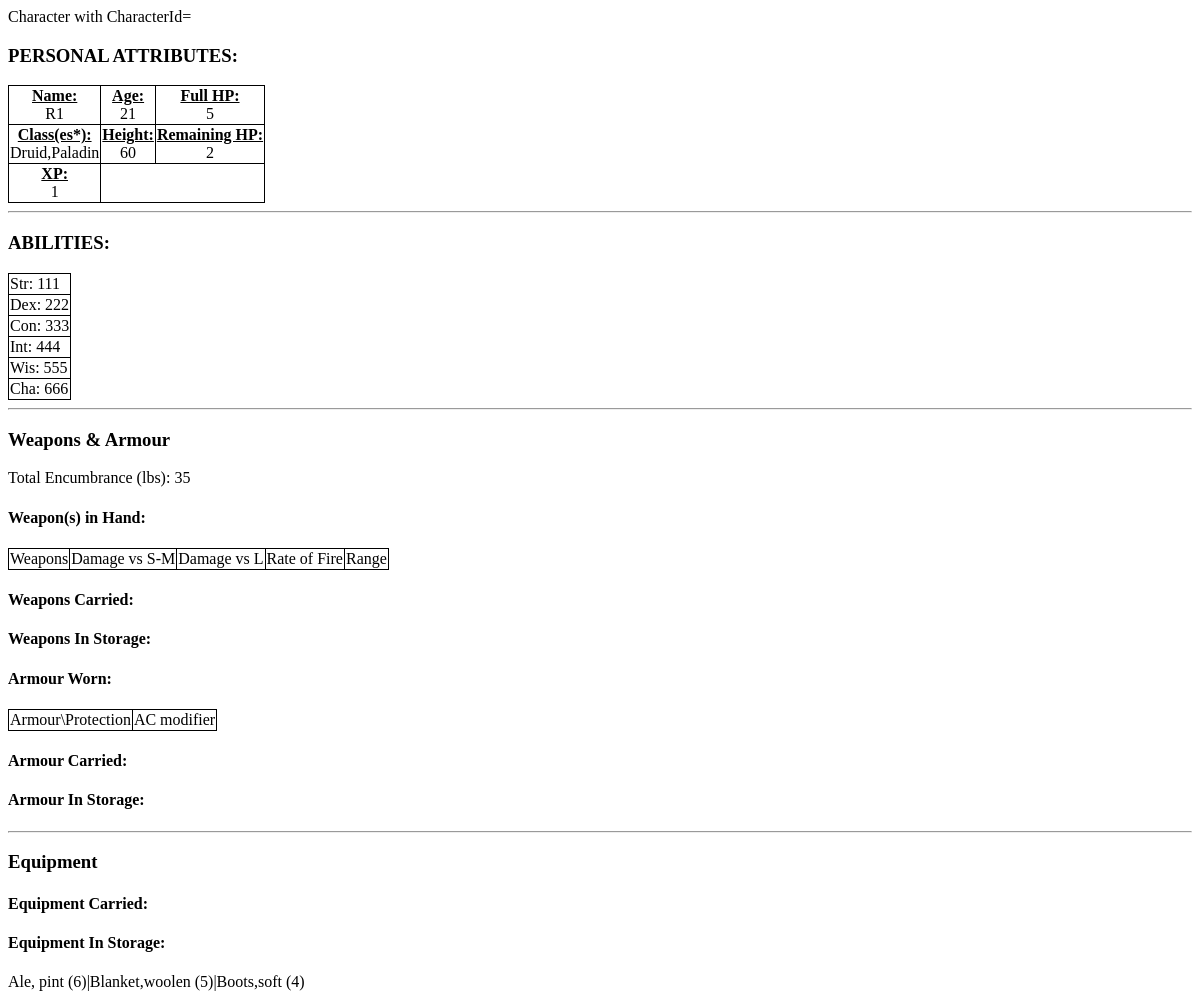
/osric_character_tools/charactersheet.php?CharacterId=45, run on the app's committed database.
### tables this page shows
CREATE TABLE IF NOT EXISTS `characters` (
  `CharacterName` varchar(255) NOT NULL,
  `CharacterGender` int(11) NOT NULL,
  `CharacterAge` float NOT NULL,
  `CharacterHeight` float NOT NULL,
  `CharacterWeight` float NOT NULL,
  `CharacterId` bigint(20) unsigned NOT NULL AUTO_INCREMENT,
  `CharacterAlignment` int(11) NOT NULL,
  `RaceId` bigint(20) NOT NULL,
  PRIMARY KEY (`CharacterId`)
);

CREATE TABLE IF NOT EXISTS `character_status` (
  `CharacterId` bigint(20) NOT NULL,
  `CharacterStatusArmorClass` int(11) NOT NULL,
  `CharacterStatusExperiencePoints` int(11) NOT NULL,
  `CharacterStatusLevel` int(11) NOT NULL,
  `CharacterStatusFullHitPoints` int(11) NOT NULL,
  `CharacterStatusRemainingHitPoints` int(11) NOT NULL
);

CREATE TABLE IF NOT EXISTS `character_classes` (
  `CharacterId` bigint(20) NOT NULL,
  `ClassId` bigint(20) NOT NULL
);

CREATE TABLE IF NOT EXISTS `classes` (
  `ClassId` bigint(20) NOT NULL AUTO_INCREMENT,
  `ClassName` varchar(64) NOT NULL,
  PRIMARY KEY (`ClassId`)
);

CREATE TABLE IF NOT EXISTS `character_abilities` (
  `CharacterId` bigint(20) NOT NULL,
  `AbilityId` bigint(20) NOT NULL,
  `Value` float NOT NULL
);

CREATE TABLE IF NOT EXISTS `abilities` (
  `AbilityId` bigint(20) NOT NULL AUTO_INCREMENT,
  `AbilityLongName` varchar(32) NOT NULL,
  `AbilityShortName` varchar(8) NOT NULL,
  PRIMARY KEY (`AbilityId`)
);

CREATE TABLE IF NOT EXISTS `character_items` (
  `CharacterItemId` bigint(20) NOT NULL AUTO_INCREMENT,
  `CharacterId` bigint(20) NOT NULL,
  `ItemId` bigint(20) NOT NULL,
  `Quantity` int(11) NOT NULL,
  `ItemStatusId` int(11) NOT NULL DEFAULT '1',
  PRIMARY KEY (`CharacterItemId`)
);

CREATE TABLE IF NOT EXISTS `items` (
  `ItemName` varchar(64) DEFAULT NULL,
  `ItemEncumbrance` float NOT NULL,
  `ItemCost` float NOT NULL,
  `ItemId` bigint(20) unsigned NOT NULL AUTO_INCREMENT,
  UNIQUE KEY `ItemId` (`ItemId`)
);

### osric_character_tools/inc/charactertblfuncs.inc (called while the page is built, shortened)
<?php
function getCharacter($cxn,$characterId)
{
	if($characterId == -1)
	{
		$row['CharacterName'] = "Dummy";
		$row['CharacterGender'] = "1";
		$row['CharacterAge'] = "42";
		$row['CharacterHeight'] = "65";
	}
	else
	{
		$query = sprintf("SELECT * FROM `characters` WHERE CharacterId='%s'",$characterId);
		$result = mysqli_query($cxn,$query) or die("Couldn't execute query.");
		$row = mysqli_fetch_assoc($result);
	}
	return $row;
}
function getCharacterStatus($cxn,$characterId)
{
    $query = sprintf("SELECT * FROM `character_status` WHERE CharacterId='%s'",$characterId);
    $result = mysqli_query($cxn,$query) or die("Couldn't execute getCharacterStatus query.");
    $row = mysqli_fetch_assoc($result);
    return $row;
}
function getCharacterAbilities($cxn,$characterId)
{
    $query = sprintf("SELECT * FROM character_abilities ca INNER JOIN abilities a on ca.AbilityId = a.AbilityId WHERE ca.CharacterId = '%s'",$characterId);
    $result = mysqli_query($cxn,$query) or die("Couldn't execute getCharacterAbilities query.");
    for($result_set = array();$row = mysqli_fetch_assoc($result);$result_set[]=$row);
    return $result_set;
}
function getCharacterClasses($cxn,$characterId)
{
    $query = sprintf("SELECT * FROM character_classes cc INNER JOIN classes c ON cc.ClassId = c.ClassId WHERE CharacterId='%s'",$characterId);
    $result = mysqli_query($cxn,$query) or die("Couldn't execute getCharacterClasses query.");
    for($result_set = array();$row = mysqli_fetch_assoc($result);$result_set[]=$row);
    return $result_set;
}
?>

### osric_character_tools/inc/characterInventory.inc (called while the page is built, shortened)
<?php
function osricdb_getTotalEncumbranceCoinsCarried($cxn, $characterId)
{
    $query = "SELECT SUM(e.TotalCoinEncumbrance) AS TotalEncumbrance FROM (SELECT (c.CoinEncumbranceInLbs * cc.Quantity) AS TotalCoinEncumbrance FROM character_coins cc INNER JOIN coins c ON cc.CoinId = c.CoinId WHERE cc.CharacterId = '{$characterId}' AND cc.ItemStatusId = '2') AS e";
    $result = mysqli_query($cxn,$query) or die("Couldn't execute query: ".$query);
    $row = mysqli_fetch_assoc($result);
    return $row['TotalEncumbrance'];
}
function osricdb_getTotalEncumbranceItemsCarried($cxn, $characterId)
{
	$query = "SELECT SUM(e.TotalItemEncumbrance) AS TotalEncumbrance FROM (SELECT (i.ItemEncumbrance * ci.Quantity) AS TotalItemEncumbrance FROM character_items ci INNER JOIN items i ON ci.ItemId = i.ItemId WHERE ci.CharacterId = '{$characterId}' AND ci.ItemStatusId = '2') AS e";
	$result = mysqli_query($cxn,$query) or die("Couldn't execute query: ".$query);
	$row = mysqli_fetch_assoc($result);
	return $row['TotalEncumbrance'];
}
function osricdb_getTotalEncumbranceWeaponsOnPerson($cxn, $characterId)
{
    $query = "SELECT SUM(e.TotalWeaponEncumbrance) AS TotalEncumbrance FROM (SELECT (w.WeaponEncumbranceInLbs * cw.Quantity) AS TotalWeaponEncumbrance FROM character_weapons cw INNER JOIN weapons w ON cw.WeaponId = w.WeaponId WHERE cw.CharacterId = '{$characterId}' AND (cw.EquipmentStatusId = '2' OR cw.EquipmentStatusId = '3')) AS e";
	$result = mysqli_query($cxn,$query) or die("Couldn't execute query: ".$query);
	$row = mysqli_fetch_assoc($result);
	return $row['TotalEncumbrance'];
}
function osricdb_getTotalEncumbranceArmourOnPerson($cxn, $characterId)
{
    $query = "SELECT SUM(e.TotalArmourEncumbrance) AS TotalEncumbrance FROM (SELECT (a.ArmourEncumbrance * ca.Quantity) AS TotalArmourEncumbrance FROM character_armour ca INNER JOIN armour a ON ca.ArmourId = a.ArmourId WHERE ca.CharacterId = '{$characterId}' AND (ca.EquipmentStatusId = '2' OR ca.EquipmentStatusId = '3')) AS e";
	$result = mysqli_query($cxn,$query) or die("Couldn't execute query: ".$query);
	$row = mysqli_fetch_assoc($result);
	return $row['TotalEncumbrance'];
}
function osricdb_getTotalEncumbranceOnPerson($cxn, $characterId)
{
    $totalEncumbranceItemsCarried = osricdb_getTotalEncumbranceItemsCarried($cxn,$characterId);
    $totalEncumbranceCoinsCarried = osricdb_getTotalEncumbranceCoinsCarried($cxn,$characterId);
    $totalEncumbranceWeaponsOnPerson = osricdb_getTotalEncumbranceWeaponsOnPerson($cxn,$characterId);
    $totalEncumbranceArmourOnPerson = osricdb_getTotalEncumbranceArmourOnPerson($cxn,$characterId);
    $totalEncumbranceOnPerson = $totalEncumbranceItemsCarried + $totalEncumbranceCoinsCarried + $totalEncumbranceWeaponsOnPerson + $totalEncumbranceArmourOnPerson;
    return $totalEncumbranceOnPerson;
}
function osricdb_getCharacterItemsInStorage($cxn,$characterId)
{
    return osricdb_getCharacterItemsByStatus($cxn,$characterId,"1");
}
function osricdb_getCharacterItemsByStatus($cxn,$characterId,$itemStatusId)
{
    $query = sprintf("SELECT * FROM character_items ci INNER JOIN items i ON ci.ItemId = i.ItemId WHERE ci.CharacterId = $characterId AND ci.ItemStatusId = '%s'",$itemStatusId);
    $result = mysqli_query($cxn,$query) or die("Couldn't execute query: ".$query);
    for($result_set = array();$row = mysqli_fetch_assoc($result);$result_set[]=$row);
    return $result_set;
}
?>

### osric_character_tools/charactersheet.php (the view, shortened to what this page needs)
<?php
$characterId = $_GET['CharacterId'];
include("./inc/misc.inc");
include("./inc/charactertblfuncs.inc");
include("./inc/characterInventory.inc");
$cxn = mysqli_connect($host,$user,$passwd,$dbname) or die("Couldn't connect to server");
$character = getCharacter($cxn,$characterId);
$characterStatus = getCharacterStatus($cxn,$characterId);
$totalEncumbranceOnPerson = osricdb_getTotalEncumbranceOnPerson($cxn, $characterId);
?>
<html>
<head>
<link rel="stylesheet" type="text/css" href="./css/class.css" />
</head>
<body>
<?php
echo "<h3 class='cs_section_title'>PERSONAL ATTRIBUTES:</h3>\n";
echo "<table id='CharacterAttributes'>\n";
echo "<tr><td><div class='clsCellLabel'>Name:</div><div class='clsCellValue'>{$character['CharacterName']}</div></td><td><div class='clsCellLabel'>Age:</div><div class='clsCellValue'>{$character['CharacterAge']}</div></td><td><div class='clsCellLabel'>Full HP:</div><div class='clsCellValue'>{$characterStatus['CharacterStatusFullHitPoints']}</div></td></tr>\n";
echo "<tr><td><div class='clsCellLabel'>Class(es*):</div><div class='clsCellValue'>";
$result_set = getCharacterClasses($cxn,$characterId);
$num_rows = count($result_set);
for($i=0;$i<$num_rows;$i++)
{
    if($i > 0)
    {
        echo ",";
    }
    echo "{$result_set[$i]['ClassName']}";
}
echo "</td><td><div class='clsCellLabel'>Height:</div><div class='clsCellValue'>{$character['CharacterHeight']}</div></td><td><div class='clsCellLabel'>Remaining HP:</div><div class='clsCellValue'>{$characterStatus['CharacterStatusRemainingHitPoints']}</div></td></tr>\n";
echo "<tr><td><div class='clsCellLabel'>XP:</div><div class='clsCellValue'>{$characterStatus['CharacterStatusExperiencePoints']}</div></td></tr>";
echo "</table>\n";
echo "<hr/>\n";
$character_abilities = getCharacterAbilities($cxn,$characterId);
echo "<h3 class='cs_section_title'>ABILITIES:</h3>\n";
$num_abilities = count($character_abilities);
echo "<table id='CharacterAbilities'>\n";
for($i=0;$i<$num_abilities;$i++)
{
    echo "<tr><td>{$character_abilities[$i]['AbilityShortName']}: {$character_abilities[$i]['Value']}</td></tr>\n";
}
echo "</table>\n";
echo "<hr/>\n";
echo "<h3>Weapons & Armour</h3>\n";
echo "<div id='TotalEncumbrance'>Total Encumbrance (lbs): {$totalEncumbranceOnPerson}</div>\n";
echo "<h4>Weapon(s) in Hand:</h4>\n";
echo "<table id='CharacterWeaponsInHand'>\n";
echo "<tr><td>Weapons</td><td>Damage vs S-M</td><td>Damage vs L</td><td>Rate of Fire</td><td>Range</td></tr>\n";
echo "</table>\n";
echo "<h4>Weapons Carried:</h4>\n";
echo "<h4>Weapons In Storage:</h4>\n";
echo "<h4>Armour Worn:</h4>\n";
echo "<table id='CharacterArmourWorn'>\n";
echo "<tr><td>Armour\\Protection</td><td>AC modifier</td></tr>\n";
echo "</table>\n";
echo "<h4>Armour Carried:</h4>\n";
echo "<h4>Armour In Storage:</h4>\n";
echo "<hr/>\n";
echo "<h3>Equipment</h3>\n";
echo "<h4>Equipment Carried:</h4>";
echo "<h4>Equipment In Storage:</h4>";
echo "<div id='CharacterEquipmentInStorage'>\n";
$character_items_in_storage = osricdb_getCharacterItemsInStorage($cxn,$characterId);
$num_rows = count($character_items_in_storage);
for($i=0;$i<$num_rows;$i++)
{
    $row = $character_items_in_storage[$i];
    if($i > 0)
    {
        echo "|";
    }
    echo "{$row['ItemName']}";
	echo "({$row['Quantity']})";
}
echo "</div>\n";
?>
</body>
</html>

### osric_character_tools/css/class.css (style rules this page uses)
table { border: 1px solid black; border-collapse: collapse; }
td { border-right: 1px solid black; border-bottom: 1px solid black; }
.clsCellValue { text-align: center; }
.clsCellLabel { text-align: center; font-weight: bold; text-decoration: underline; }

### data on the page
characters: CharacterName "R1", CharacterAge "21", CharacterHeight "60"
character_status: CharacterStatusFullHitPoints "5", CharacterStatusRemainingHitPoints "2", CharacterStatusExperiencePoints "1"
character_classes: ClassId.ClassName "Druid"
character_classes: ClassId.ClassName "Paladin"
character_abilities: AbilityId.AbilityShortName "Str", Value "111"
character_abilities: AbilityId.AbilityShortName "Dex", Value "222"
character_abilities: AbilityId.AbilityShortName "Con", Value "333"
character_abilities: AbilityId.AbilityShortName "Int", Value "444"
character_abilities: AbilityId.AbilityShortName "Wis", Value "555"
character_abilities: AbilityId.AbilityShortName "Cha", Value "666"
character_items: ItemId.ItemName "Ale, pint", Quantity "6"
character_items: ItemId.ItemName "Blanket,woolen", Quantity "5"
character_items: ItemId.ItemName "Boots,soft", Quantity "4"

### other printed values
$totalEncumbranceOnPerson "35"
